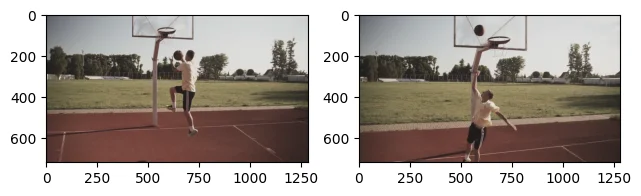
#> input picture assets/images/ai/advanced-cv/강의_3기_AI응용_4차시__RAFT__files/강의_3기_AI응용_4차시__RAFT__9_0.webp, 641 x 196 px, given in place of PETS2000.avi, which was not available
$ jupyter execute --allow-errors '강의_3기_AI응용_3차시__OpenCV3_.ipynb'   (older library calls are emulated)   (text cells are left out)
#> lines starting #> are read from the running program, lines starting #| are printed output that depends on the picture; after the words box and inside, x2 and y2 are one past the last pixel; in counts of white or black regions, pixels touching at a corner belong together; pictures that were not available may be replaced by others from this repository, and a replacement may not be noted
[cell 1]
import numpy as np
import cv2
import sys
import matplotlib.pyplot as plt
from pathlib import Path

[cell 2]
folder = "fig"

[cell 3]
kernel = np.array([[-1, 0, 1],
                   [-2, 0, 2],
                   [-1, 0, 1]], np.float32)

[cell 4]
# src = cv2.imread("./fig/bamboo.jpg", cv2.IMREAD_GRAYSCALE)
src = cv2.imread(Path(folder, "bamboo.jpg"), cv2.IMREAD_GRAYSCALE)


# kernel


#> (the rest of this cell did not finish here and is left out)

[cell 5]
src = cv2.imread(Path(folder, "bamboo.jpg"), cv2.IMREAD_GRAYSCALE)
# src = cv2.imread("./fig/plates.png", cv2.IMREAD_GRAYSCALE)


kernel = np.array([[-1, 0, 1],
                   [-2, 0, 2],
                   [-1, 0, 1]], np.float32)
# print(kernel)
# print(kernel.T)

#> (the rest of this cell did not finish here and is left out)

[cell 6]
## Sobel filter
# cv2.Sobel(src, ddepth, dx, dy, dst, ksize, scale, delt, borderType) -> dst
# src : 입력영상
# ddepth : 출력영상의 데이터 타입 (-1)
# dx : x 방향 미분차수
# dy : x 방향 미분차수
# dst : 출력영상
# ksize : 커널의 크기
# scale : 연산결과에 추가적으로 곱할 값
# delta : 연산결과에 추가적으로 더할 값
# borderType : 가장자리 픽셀확장 방식

# magnitude(x, y, magnitude) -> magnitude

[cell 7]
# src = cv2.imread("./fig/son.jpg", cv2.IMREAD_GRAYSCALE)
src = cv2.imread(Path(folder, "son.jpg"), cv2.IMREAD_GRAYSCALE)


#> (the rest of this cell did not finish here and is left out)

[cell 8]
## Canny edge
# Canny(image, threshold1, threshold2, edges, apertureSize, L2gradient) -> edges
# image : 입력 영상
# threshold1: 에지결정 하한값
# threshold1: 에지결정 상한값
# edges: None
# apertureSize: 커널사이즈
# L2gradient: gradient 크기 계산, False

[cell 9]
src = cv2.imread(Path(folder, "son.jpg"), cv2.IMREAD_GRAYSCALE)
dst = cv2.Canny(src, 150, 180)

cv2.imshow("src", src)
cv2.imshow("dst", dst)

cv2.waitKey()
cv2.destroyAllWindows()

[cell 10]
## 직선 검출, 곡선 검출; 허프 변환 (Hough transform)
# HoughLinesP(image, rho, theta, threshold, lines, minLineLength, maxLineGap) -> lines
# image: 입력 에지영상
# rho: 축적배열에서 rho의 간격
# theta: 축적배열에서 theta의 간격
# threshold: 직선판단할 임계값
# lines: 선분의 끝좌표 (x1, y1, x2, y2)
# srn = None, stn = None
# minLineLength: 검출한 선분의 최소 길이
# maxLineGap: 직선으로 간주할 최대 에지 점 간격 (끝어진 점을 연결할 기준)

[cell 11]
# img = cv2.imread("./fig/checkerboard.png", cv2.IMREAD_GRAYSCALE)
img = cv2.imread(Path(folder, "checkerboard.png"), cv2.IMREAD_GRAYSCALE)

edge = cv2.Canny(img, 100, 200)
# ret, edge = cv2.threshold(edge, )

lines = cv2.HoughLinesP(edge, 1, np.pi/360, 100, minLineLength = 10, maxLineGap = 30)
#> lines = None
#> (the rest of this cell did not finish here and is left out)

[cell 12]
# HoughCircles(image, method, dp, minDist[, circles[, param1[, param2[, minRadius[, maxRadius]]]]]) -> circles
# image: 입력영상
# method: cv2.HOUGH_GRADIENT,
# dp: 입력영상에 대한 실제 영상처리 배율, 1,  2 설정
# minDist: 검출된 원들간의 최소거리
# circles: 원좌표 (cx, cy, r), shape = (1, N, 3), dtype = np.float32
# param1: Canny edge max 값
# param2: 축척배열에서 원검출 임계값
# minRadius: 원 크기의 최소값
# maxRadius: 원 크기의 최대값

[cell 13]
## Hough transform, 원 검출

# src = cv2.imread("./fig/plates.png")
src = cv2.imread(Path(folder, "plates.png"))

#> (the rest of this cell did not finish here and is left out)

[cell 14]
## 레이블링 (labeling)

# connectedComponentsWithStats(image[, labels[, stats[, centroids[, connectivity[, ltype]]]]]) -> retval, labels, stats, centroids

[cell 15]
# src = cv2.imread("./fig/symbols.png")
src = cv2.imread(Path(folder, "symbols.png"))

# src = cv2.GaussianBlur(src, (0, 0), 1)

#> (the rest of this cell did not finish here and is left out)

[cell 16]
## 외곽선 검출
# findContours(image, mode, method[, contours[, hierarchy[, offset]]]) -> contours, hierarchy
    # image: 입력 영상. non-zero 픽셀을 객체로 간주함.
    # mode: 외곽선 검출 모드. cv2.RETR_로 시작하는 상수.
    #     (cv2.RETR_EXTERNAL, cv2.RETR_LIST,cv2.RETR_CCOMP, cv2.RETR_TREE)
    # method: 외곽선 근사화 방법. cv2.CHAIN_APPROX_로 시작하는 상수.
    # contour: 검출된 외곽선 좌표. numpy.ndarray로 구성된 리스트.
    # contours[i].shape=(K, 1, 2). contours[i].dtype=numpy.int32.
    # hierarchy: 외곽선 계층 정보. numpy.ndarray. shape=(1, N, 4). dtype=numpy.int32.
    # hierarchy[0, i, 0] ~ hierarchy[0, i, 3]이 순서대로 next, prev, child, parent
    # 외곽선 인덱스를 가리킴. 해당 외곽선이 없으면 -1.
    # offset: 좌표 값 이동 옵셋. 기본값은 (0, 0).

# drawContours(image, contours, contourIdx, color[, thickness[, lineType[, hierarchy[, maxLevel[, offset]]]]]) -> image

[cell 17]
# src = cv2.imread("./fig/shape.png")
src = cv2.imread(Path(folder, "shape.png"))

#> (the rest of this cell did not finish here and is left out)

[cell 18]
## 기하학적 모멘트 (Hu 불변 모멘트)
# obj = cv2.imread("./fig/spades.png", cv2.IMREAD_GRAYSCALE)
# src = cv2.imread("./fig/symbols.png", cv2.IMREAD_GRAYSCALE)
obj = cv2.imread(Path(folder, "spades.png"), cv2.IMREAD_GRAYSCALE)
src = cv2.imread(Path(folder, "symbols.png"), cv2.IMREAD_GRAYSCALE)


_, obj_bin = cv2.threshold(obj, 0, 255, cv2.THRESH_OTSU | cv2.THRESH_BINARY_INV)
obj_contours, _ = cv2.findContours(obj_bin, cv2.RETR_EXTERNAL, cv2.CHAIN_APPROX_NONE)
#> obj_contours = []
#> (the rest of this cell did not finish here and is left out)

[cell 19]
# cv2.VideoCapture(index/filename, apiPreference=None) -> retval
# index: camera_id or filename
# apiPreference=None

# cv2.VideoWriter(filename, fourcc, fps, framesize, isColor=None) -> retval
# filename: 저장할 이름
# fourcc: cv2.VideoWriter_fourcc(*'DIVX') 를 사용
# fps: 초당 프레임 수 e.g. 30
# frameSize: 프레임 크기 e.g., [640, 480])
# isColor: Color 영상

[cell 20]
# cap = cv2.VideoCapture("./fig/PETS2000.avi")
cap = cv2.VideoCapture(Path(folder, "PETS2000.avi"))

if not cap.isOpened():
    print("Video open failed")
    sys.exit()

ret, background = cap.read()
#> background is the input picture: shape (196, 641, 3); mean B, G, R 158.5, 164.9, 173.3
background_gray = cv2.cvtColor(background, cv2.COLOR_BGR2GRAY)
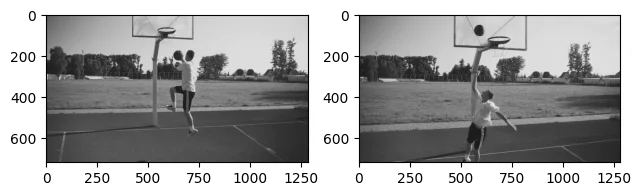
#> background_gray: shape (196, 641); min 0, max 255, mean 166.7
background_gray_G = cv2.GaussianBlur(background_gray, (0, 0), 1.)
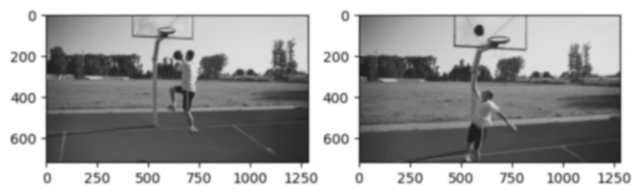
#> background_gray_G: shape (196, 641); min 28, max 255, mean 166.7
# cv2.imshow("background", background)
# cv2.waitKey()
while True:
    ret, frame = cap.read() # fps: frame per second

    if not ret:
        break
    frame_gray = cv2.cvtColor(frame, cv2.COLOR_BGR2GRAY)
    frame_gray_G = cv2.GaussianBlur(frame_gray, (0, 0), 1.)
    diff_G = cv2.absdiff(frame_gray_G, background_gray_G)
#> diff_G: shape (196, 641); every value is 0
    ret_g, mask_g = cv2.threshold(diff_G, 50, 255, cv2.THRESH_BINARY)
    cnts, labels, stats, centroids = cv2.connectedComponentsWithStats(mask_g)
#> labels: shape (196, 641) int32; every value is 0
#> cnts = 1; stats = [[0, 0, 641, 196, 125636]]; centroids = [[320, 97.5]]
    for i in range(1, cnts):
        x, y, w, h, area = stats[i]
        if area <= 200:
            continue
        cv2.rectangle(frame, (x, y, w, h), (0, 0, 255), 2)

    cv2.imshow("frame", frame)
    cv2.imshow("diff", diff_G)
    cv2.imshow("mask_g", mask_g)

    if cv2.waitKey(20) == 27:
#> (key q is pressed here)
        break

cv2.destroyAllWindows()
cap.release()

[cell 21]
# accumulateWeighted(src, dst, alpha, mask) -> dst
# src: 입력영상
# dis: 출력영상 (32bit, 64bit)
# alpha : 축적가중치
# mask: 마스트 영상

[cell 22]
## 이동 평균 배경 차분
cap = cv2.VideoCapture(Path(folder, "PETS2000.avi"))

if not cap.isOpened():
    print("Video open failed")
    sys.exit()
ret, back = cap.read()
back = cv2.cvtColor(back, cv2.COLOR_BGR2GRAY)
back = cv2.GaussianBlur(back, (0, 0), 1.)
fback = back.astype(np.float32)
while True:
    ret, frame = cap.read()
    if not ret:
        print("frame is None")
        break
    frame_gray = cv2.cvtColor(frame, cv2.COLOR_BGR2GRAY)
    frame_gray = cv2.GaussianBlur(frame_gray, (0, 0), 1)
    cv2.accumulateWeighted(frame_gray, fback, 0.01)
    back = fback.astype(np.uint8)
    diff = cv2.absdiff(frame_gray, back)
    ret, mask = cv2.threshold(diff, 50, 255, cv2.THRESH_BINARY)
    cnts, labels, stats, centroids = cv2.connectedComponentsWithStats(mask)
    for i in range(1, cnts):
        x, y, w, h, area = stats[i]
        if area < 100:
            continue
        cv2.rectangle(frame, (x, y, w, h), (0, 0, 255), 2)

    cv2.imshow("frame",frame)
    cv2.imshow("mask",mask)
    cv2.imshow("back",back)

    if cv2.waitKey(20) == ord("q"):
#> (key q is pressed here)
        break

cv2.destroyAllWindows()
cap.release()

[cell 23]
# 카메라 열기
cap = cv2.VideoCapture(0, cv2.CAP_DSHOW)
# [4 lines of commented-out code are left out]

if not cap.isOpened(): #True or Falose
    print("Camera open failed")
    cap.release()
    sys.exit()


# 카메라 프레임 크기 출력
print('Frame width:', int(cap.get(cv2.CAP_PROP_FRAME_WIDTH)))
#| Frame width: 641
print('Frame height:', int(cap.get(cv2.CAP_PROP_FRAME_HEIGHT)))
#| Frame height: 196


# 카메라 프레임 처리
while True:
    ret, frame = cap.read()

    if not ret:

        break

    edge = cv2.Canny(frame, 50, 150)
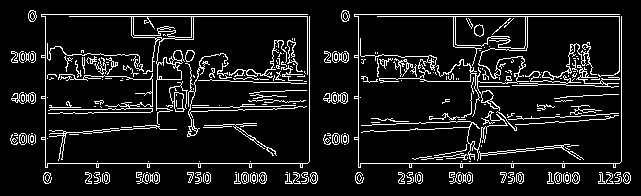
#> edge: shape (196, 641); 10% white in thin lines or dots, all inside (x1, y1, x2, y2) = (10, 10, 631, 184)
    # inversed = ~frame  # 반전

    cv2.imshow('frame', frame)
    cv2.imshow('frame1', edge)
#     cv2.imshow('inversed', inversed)

    if cv2.waitKey(10) == 27:
#> (key q is pressed here)
        break

cv2.destroyAllWindows()

[cell 24]
# cv2.VideoWriter(filename, fourcc, fps, framesize, isColor=None) -> retval
# filename: 저장할 이름
# fourcc: cv2.VideoWriter_fourcc(*'DIVX') 를 사용
# fps: 초당 프레임 수 e.g. 30
# frameSize: 프레임 크기 e.g., [640, 480])
# isColor: Color 영상

[cell 25]
cap = cv2.VideoCapture(0, cv2.CAP_DSHOW)
cap.set(cv2.CAP_PROP_FRAME_WIDTH, 1280)
cap.set(cv2.CAP_PROP_FRAME_HEIGHT, 720)

if not cap.isOpened():
    print("Camera open failed!")
    sys.exit()

# cap.get(cv2.CAP_PROP_FRAME_WIDTH) -> float type 반환
w = round(cap.get(cv2.CAP_PROP_FRAME_WIDTH))
#> w = 641
h = round(cap.get(cv2.CAP_PROP_FRAME_HEIGHT))
#> h = 196

# fps = cap.get(cv2.CAP_PROP_FPS) # Frame per second
fps = 30


# fourcc = cv2.VideoWriter_fourcc(*'MJPG')
fourcc = cv2.VideoWriter_fourcc(*'DIVX')
#> fourcc = 1482049860
# fourcc = cv2.VideoWriter_fourcc('D', 'I', 'V', 'X') # *'DIVX'


delay = round(1000 / fps) #frame 간 시간 간격, ms 단위

out = cv2.VideoWriter('output.avi', fourcc, fps, (w, h),
                      isColor = True)

if not out.isOpened():
    print('File open failed!')
    cap.release()
    sys.exit()

while True:
    ret, frame = cap.read()

    if not ret:
        break

#     inversed = ~frame
#     edge = cv2.Canny(frame, 50, 150)
#     edge_color = cv2.cvtColor(edge, cv2.COLOR_GRAY2BGR)

    out.write(frame) #소리는 capture가 안됨
#     out.write(inversed)
#     out.write(edge_color)

    cv2.imshow('frame', frame)
#     cv2.imshow('inversed', inversed)
#     cv2.imshow('edge', edge)
    if cv2.waitKey(delay) == 27:
#> (key q is pressed here)
        break


out.release()
cv2.destroyAllWindows()

[cell 26]
# 카툰 필터 카메라
import sys
import numpy as np
import cv2


def cartoon_filter(img):
    h, w = img.shape[:2]
#     img2 = cv2.resize(img, (w//2, h//2))

    blr = cv2.bilateralFilter(img, -1, 20, 7)
    edge = 255 - cv2.Canny(img, 80, 120)
    edge = cv2.cvtColor(edge, cv2.COLOR_GRAY2BGR)

    dst = cv2.bitwise_and(blr, edge)
    dst = cv2.resize(dst, (w, h), interpolation=cv2.INTER_NEAREST)

    return dst


def pencil_sketch(img):
    gray = cv2.cvtColor(img, cv2.COLOR_BGR2GRAY)
    blr = cv2.GaussianBlur(gray, (0, 0), 3)
    dst = cv2.divide(gray, blr, scale=255)
    return dst


cap = cv2.VideoCapture(0, cv2.CAP_DSHOW)

if not cap.isOpened():
    print('video open failed!')
    sys.exit()

cam_mode = 0

while True:
    ret, frame = cap.read()

    if not ret:
        break

    if cam_mode == 1:
        frame = cartoon_filter(frame)
    elif cam_mode == 2:
        frame = pencil_sketch(frame)
        frame = cv2.cvtColor(frame, cv2.COLOR_GRAY2BGR)

    cv2.imshow('frame', frame)
    key = cv2.waitKey(1)
#> (key q is pressed here)
